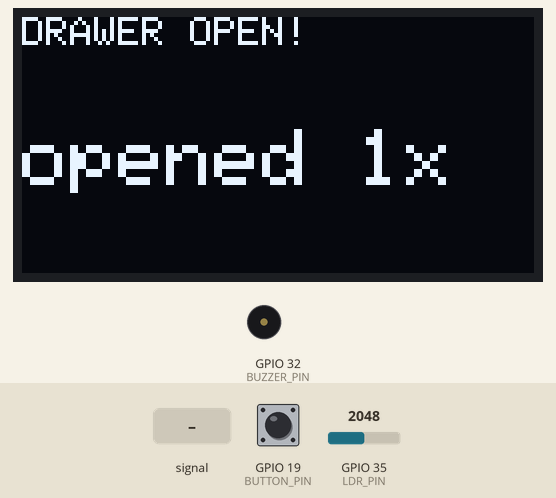
Recording of a sketch running on a simulated ESP32. Shown: 128×64 one-colour display, buzzer (waves = sounding). The test bench sets the inputs (shaded band); at power-on: GPIO 35 (LDR_PIN) = 2048, GPIO 19 (BUTTON_PIN) HIGH. EEPROM starts erased; what the sketch prints to the serial monitor is not drawn.

Above: at 1.2 s.
1.3 s: GPIO 35 (LDR_PIN) fed a 200 Hz sine of ±1023 counts around its level
At 1.48 s:
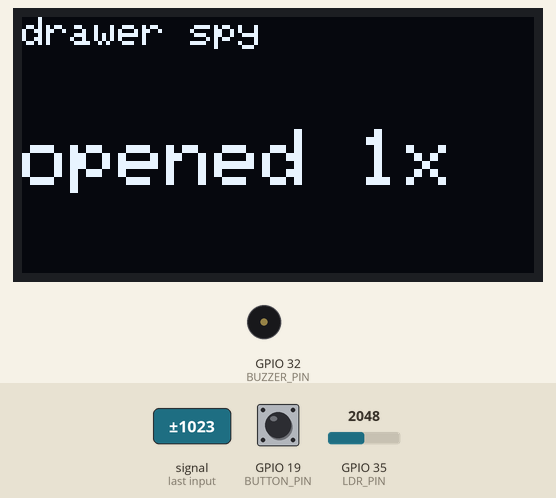
3.7 s: GPIO 35 (LDR_PIN) set to 1960
At 4.7 s:
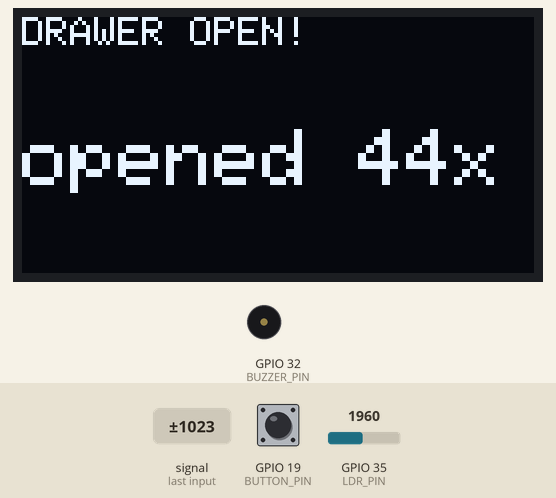
6.7 s: GPIO 19 (BUTTON_PIN) pulled LOW for 3.2 s
At 9.4 s:
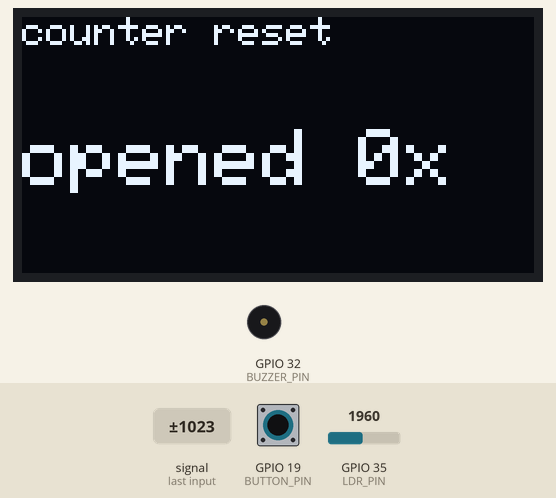
11.4 s: GPIO 35 (LDR_PIN) fed a 2 Hz sine of ±1228 counts around its level
At 12.42 s:
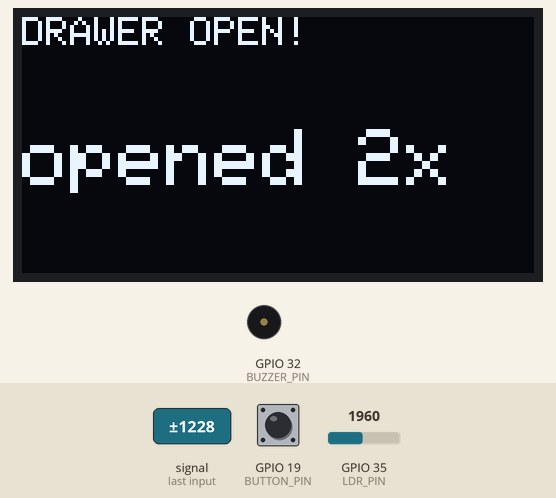
13.0 s: GPIO 35 (LDR_PIN) set to 3603
At 13.9 s:
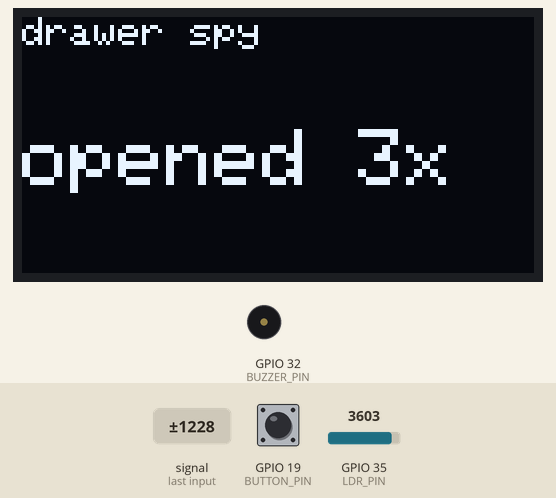
14.5 s: GPIO 35 (LDR_PIN) set to 2339
16.0 s: GPIO 35 (LDR_PIN) set to 2231
At 21.4 s:
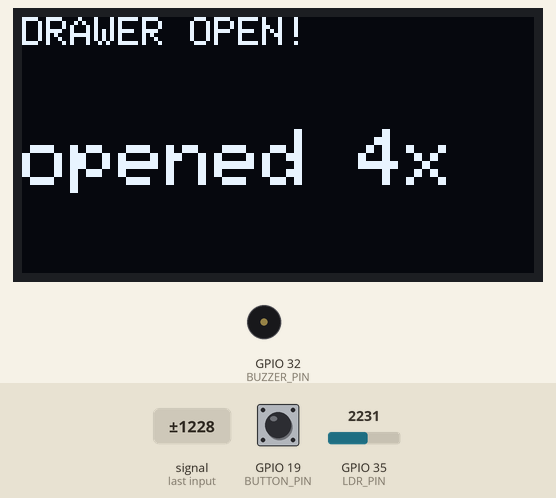
Timing chart, 0 to 22.5 s (numbered marks = the images above; inputs shaded):
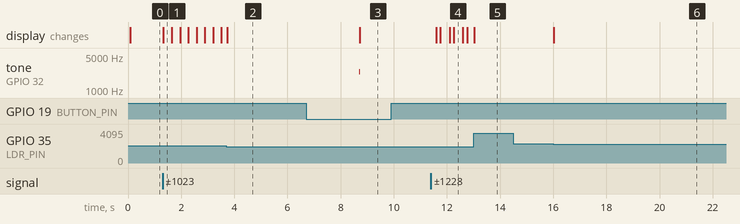

The sketch:

drawer_spy.ino
```cpp
// ESP32 From Zero - Episode 15: My drawer screams when someone opens it  [DRAFT 2026-11-24]
// An LDR (light sensor) inside a dark drawer: when the drawer opens, light floods in, the number jumps, and the
// buzzer screams. Two thresholds (not one!) stop the alarm from flickering on and off at the edge. The number of
// openings is kept in Preferences, so you can see "opened 3x while you were away" even after a power cut.
//
// Parts:
//   LDR module AO -> GPIO 35 (input-only, analog), VCC -> 3V3, GND -> GND       (DO not used)
//   passive buzzer + -> GPIO 32, OLED SDA 21 / SCL 22, button GPIO 19 <-> GND   (Episode 10)
// Button: reset the counter (hold 2 s).
// Libraries: "Adafruit SSD1306" + "Adafruit GFX".

#include <Wire.h>
#include <Adafruit_GFX.h>
#include <Adafruit_SSD1306.h>
#include <Preferences.h>

const int LDR_PIN = 35;
const int BUZZER_PIN = 32;
const int BUTTON_PIN = 19;
const bool DARK_IS_HIGH = true;   // many LDR modules give a HIGHER number in the dark: check the Serial Monitor
                                  // with a hand over the sensor, and set false if the number drops instead

// two thresholds = hysteresis: open above OPEN_AT, closed again only below CLOSED_AT
const int OPEN_AT = 1800;
const int CLOSED_AT = 1200;

Adafruit_SSD1306 screen(128, 64, &Wire, -1);
Preferences prefs;
bool isOpen = false;
int openings = 0;
unsigned long openedAt = 0;
unsigned long buttonDown = 0;
int lastButton = HIGH;
unsigned long lastDraw = 0;

void show(const char* top, String big) {   // same helper as Episode 10
  screen.clearDisplay();
  screen.setTextColor(SSD1306_WHITE);
  screen.setTextSize(1);
  screen.setCursor(0, 0);
  screen.print(top);
  screen.setTextSize(2);
  screen.setCursor(0, 28);
  screen.print(big);
  screen.display();
}

int readLight() {                           // 0 = dark .. 4095 = bright, whatever the module does
  long sum = 0;
  for (int i = 0; i < 8; i++) sum += analogRead(LDR_PIN);   // average 8 looks (Episode 7)
  int raw = sum / 8;
  return DARK_IS_HIGH ? 4095 - raw : raw;
}

void setup() {
  pinMode(BUTTON_PIN, INPUT_PULLUP);
  Serial.begin(115200);
  screen.begin(SSD1306_SWITCHCAPVCC, 0x3C);
  prefs.begin("drawer", false);
  openings = prefs.getInt("openings", 0);
  show("drawer spy", "opened " + String(openings) + "x");
}

void loop() {
  unsigned long now = millis();
  int light = readLight();

  if (!isOpen && light > OPEN_AT) {         // light flooded in: the drawer opened
    isOpen = true;
    openedAt = now;
    openings++;
    prefs.putInt("openings", openings);     // write only when something happened (Episode 10)
    show("DRAWER OPEN!", "opened " + String(openings) + "x");
  } else if (isOpen && light < CLOSED_AT) { // dark again: closed
    isOpen = false;
    noTone(BUZZER_PIN);
    show("drawer spy", "opened " + String(openings) + "x");
  }

  if (isOpen && now - openedAt < 5000) {    // scream for 5 s: a fast up-and-down whoop
    tone(BUZZER_PIN, 1500 + (now % 400) * 3);
  } else if (isOpen) {
    noTone(BUZZER_PIN);
  }

  if (now - lastDraw >= 500) {              // the light number for tuning, twice a second
    lastDraw = now;
    Serial.printf("light %d  (open above %d, closed below %d)\n", light, OPEN_AT, CLOSED_AT);
  }

  int b = digitalRead(BUTTON_PIN);          // hold 2 s: reset the counter
  if (b == LOW && lastButton == HIGH) buttonDown = now;
  if (b == LOW && buttonDown && now - buttonDown >= 2000) {
    openings = 0;
    prefs.putInt("openings", 0);
    show("counter reset", "opened 0x");
    buttonDown = 0;                         // only once per hold
  }
  if (b == HIGH) buttonDown = 0;
  lastButton = b;
}
```

Measured:
- the behaviour switches between 2295 and 2294 on GPIO 35 (LDR_PIN) (found by bisection; images 5 and 6)
- after the input at 1.3 s, tone on GPIO 32 (BUZZER_PIN): stays silent (without the input it goes to 2451 Hz after 2.2 s); the display: changes at once (image 1)
- after the input at 6.7 s, tone on GPIO 32 (BUZZER_PIN): silent → 2400 Hz after 2.0 s, → silent 0.03 s later; the display: changes after 2.0 s (image 3)
- after the input at 11.4 s, the display: first changes after 0.20 s (image 4 shows a later state)
- after the input at 13.0 s, tone on GPIO 32 (BUZZER_PIN): stays silent (without the input it goes to 1794 Hz after 1.5 s)
- after the input at 14.5 s, every drawn part: stays the same
- after the input at 16.0 s, the display: first differs from a run without the input at once (image 6)
